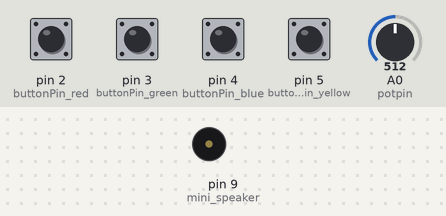
This sketch was run on a simulated Arduino Uno, built with avr-gcc and run on an emulated ATmega328P. On the bench: buzzer (waves = sounding). The inputs (shaded band) are chosen by the test bench; at power-on: pin 2 (buttonPin_red), pin 3 (buttonPin_green), pin 4 (buttonPin_blue), pin 5 (buttonPin_yellow) LOW, A0 (potpin) = 512. What the sketch prints to the serial monitor is not drawn.

Above: at 1.2 s.
1.3 s: pin 2 (buttonPin_red) pulled HIGH for 0.15 s
At 1.7 s:
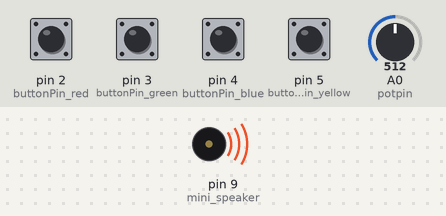
6.3 s: pin 2 (buttonPin_red) pulled HIGH for 1 s
At 8.6 s:
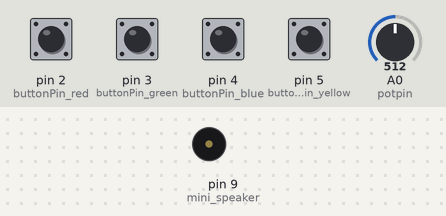
9.6 s: pin 3 (buttonPin_green) pulled HIGH for 1 s
At 10.7 s:
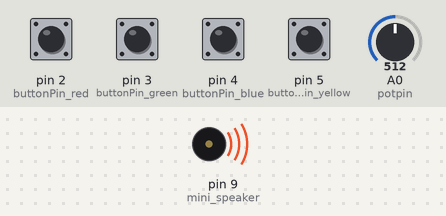
Timing chart, 0 to 12.6 s (numbered marks = the images above; inputs shaded):
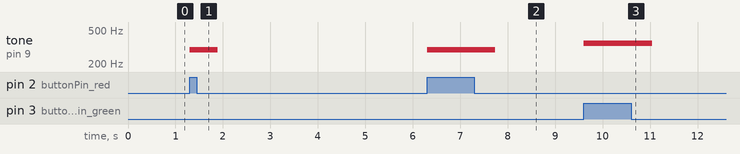

Measured:
- after the input at 1.3 s, tone on pin 9 (mini_speaker): silent → 294 Hz at once, → silent 0.59 s later
- after the input at 6.3 s, tone on pin 9 (mini_speaker): silent → 294 Hz at once, → silent 1.4 s later
- after the input at 9.6 s, tone on pin 9 (mini_speaker): silent → 349 Hz at once, → silent 1.4 s later

The sketch:

hw_June17.ino
```cpp
#include "pitches.h"

//Define Buttons
const int buttonPin_red = 2;
const int buttonPin_green = 3;
const int buttonPin_blue = 4;
const int buttonPin_yellow = 5;
const int mini_speaker = 9;
const int potpin = A0;  // analog pin used to connect the potentiometer

// variables that will change:
int buttonState_red = 0;
int buttonState_green = 0;
int buttonState_blue = 0;
int buttonState_yellow = 0;
int potpin_val;
int tone_duration;

void setup() {

  Serial.begin(9600);


  // initialize the pushbuttons pin as an input:
  pinMode(buttonPin_red, INPUT);
  pinMode(buttonPin_green, INPUT);
  pinMode(buttonPin_blue, INPUT);
  pinMode(buttonPin_yellow, INPUT);
}


void loop() {
  // obtain the analog value of the potentiometer and assign it to the tone_duration variable
  potpin_val = analogRead(potpin);
  tone_duration = map(potpin_val,100,1023,0,1000);
  Serial.print(tone_duration);
  Serial.print("\n");
  //obtain the state of each button
  buttonState_red = digitalRead(buttonPin_red);
  buttonState_green = digitalRead(buttonPin_green);
  buttonState_yellow = digitalRead(buttonPin_yellow);
  buttonState_blue = digitalRead(buttonPin_blue);

  // if any of the buttons are played, play the note with the tone_duration variable
  if (buttonState_blue){

      tone(mini_speaker,NOTE_C4,tone_duration);

    }
  if (buttonState_red){

      tone(mini_speaker,NOTE_D4,tone_duration);

    }
  if (buttonState_yellow){

      tone(mini_speaker,NOTE_E4,tone_duration);

    }
  if (buttonState_green){

      tone(mini_speaker,NOTE_F4,tone_duration);

    }


//  //Debug statement for checking buttons dont delete
//  Serial.print("RED: ");
//  Serial.print(buttonState_red);
//  Serial.print("\n");
//  Serial.print("GREEN: ");
//  Serial.print(buttonState_green);
//  Serial.print("\n");
//  Serial.print("YELLOW: ") ;
//  Serial.print(buttonState_yellow);
//  Serial.print("\n");
//  Serial.print("BLUE: ");
//  Serial.print(buttonState_blue);
//  Serial.print("\n");
//


}
```

pitches.h
```cpp
/*************************************************
 * Public Constants
 *************************************************/

#define NOTE_B0  31
#define NOTE_C1  33
#define NOTE_CS1 35
#define NOTE_D1  37
#define NOTE_DS1 39
#define NOTE_E1  41
#define NOTE_F1  44
#define NOTE_FS1 46
#define NOTE_G1  49
#define NOTE_GS1 52
#define NOTE_A1  55
#define NOTE_AS1 58
#define NOTE_B1  62
#define NOTE_C2  65
#define NOTE_CS2 69
#define NOTE_D2  73
#define NOTE_DS2 78
#define NOTE_E2  82
#define NOTE_F2  87
#define NOTE_FS2 93
#define NOTE_G2  98
#define NOTE_GS2 104
#define NOTE_A2  110
#define NOTE_AS2 117
#define NOTE_B2  123
#define NOTE_C3  131
#define NOTE_CS3 139
#define NOTE_D3  147
#define NOTE_DS3 156
#define NOTE_E3  165
#define NOTE_F3  175
#define NOTE_FS3 185
#define NOTE_G3  196
#define NOTE_GS3 208
#define NOTE_A3  220
#define NOTE_AS3 233
#define NOTE_B3  247
#define NOTE_C4  262
#define NOTE_CS4 277
#define NOTE_D4  294
#define NOTE_DS4 311
#define NOTE_E4  330
#define NOTE_F4  349
#define NOTE_FS4 370
#define NOTE_G4  392
#define NOTE_GS4 415
#define NOTE_A4  440
#define NOTE_AS4 466
#define NOTE_B4  494
#define NOTE_C5  523
#define NOTE_CS5 554
#define NOTE_D5  587
#define NOTE_DS5 622
#define NOTE_E5  659
#define NOTE_F5  698
#define NOTE_FS5 740
#define NOTE_G5  784
#define NOTE_GS5 831
#define NOTE_A5  880
#define NOTE_AS5 932
#define NOTE_B5  988
#define NOTE_C6  1047
#define NOTE_CS6 1109
#define NOTE_D6  1175
#define NOTE_DS6 1245
#define NOTE_E6  1319
#define NOTE_F6  1397
#define NOTE_FS6 1480
#define NOTE_G6  1568
#define NOTE_GS6 1661
#define NOTE_A6  1760
#define NOTE_AS6 1865
#define NOTE_B6  1976
#define NOTE_C7  2093
#define NOTE_CS7 2217
#define NOTE_D7  2349
#define NOTE_DS7 2489
#define NOTE_E7  2637
#define NOTE_F7  2794
#define NOTE_FS7 2960
#define NOTE_G7  3136
#define NOTE_GS7 3322
#define NOTE_A7  3520
#define NOTE_AS7 3729
#define NOTE_B7  3951
#define NOTE_C8  4186
#define NOTE_CS8 4435
#define NOTE_D8  4699
#define NOTE_DS8 4978
```
